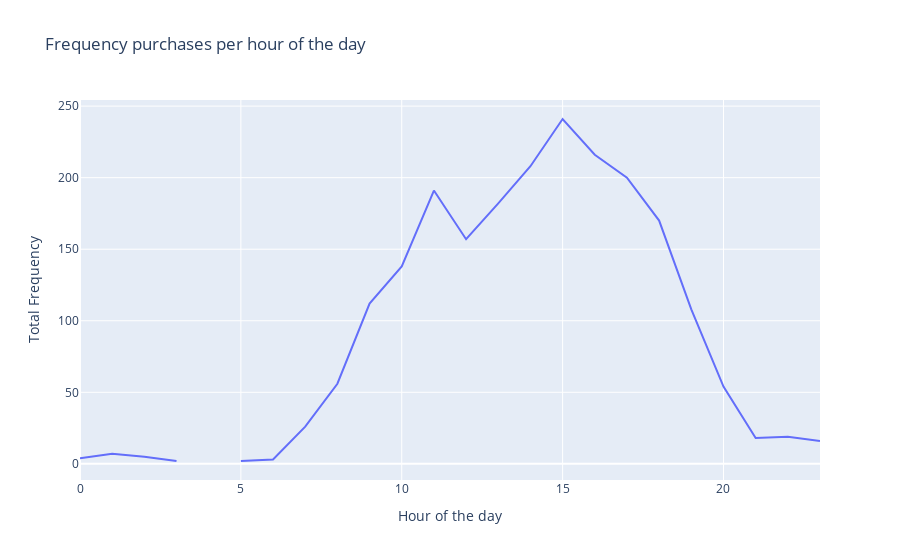
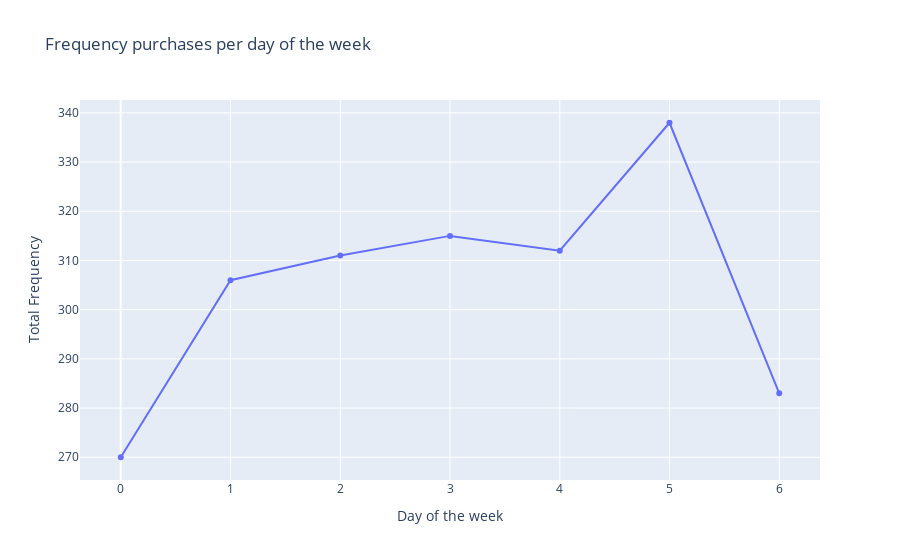

The notebook cell these images were saved under, in order:
### Code cell
product_per_hour('red wines')

### Figure 1 — Plotly figure (JSON) as saved in the notebook; plotly's stock layout.template omitted (floating-point values rounded to 4 significant figures)
{"data": [{"name": "red wines", "type": "scatter", "x": [0, 1, 2, 3, 4, 5, 6, 7, 8, 9, 10, 11, 12, 13, 14, 15, 16, 17, 18, 19, 20, 21, 22, 23], "y": [4, 7, 5, 2, null, 2, 3, 26, 56, 112, 138, 191, 157, 182, 208, 241, 216, 200, 170, 108, 54, 18, 19, 16]}], "layout": {"title": {"text": "Frequency purchases per hour of the day"}, "xaxis": {"title": {"text": "Hour of the day"}}, "yaxis": {"title": {"text": "Total Frequency"}}}}

### Figure 2 — Plotly figure (JSON) as saved in the notebook; plotly's stock layout.template omitted (floating-point values rounded to 4 significant figures)
{"data": [{"name": "red wines", "type": "scatter", "x": [0, 1, 2, 3, 4, 5, 6], "y": [270, 306, 311, 315, 312, 338, 283]}], "layout": {"title": {"text": "Frequency purchases per day of the week"}, "xaxis": {"title": {"text": "Day of the week"}}, "yaxis": {"title": {"text": "Total Frequency"}}}}
